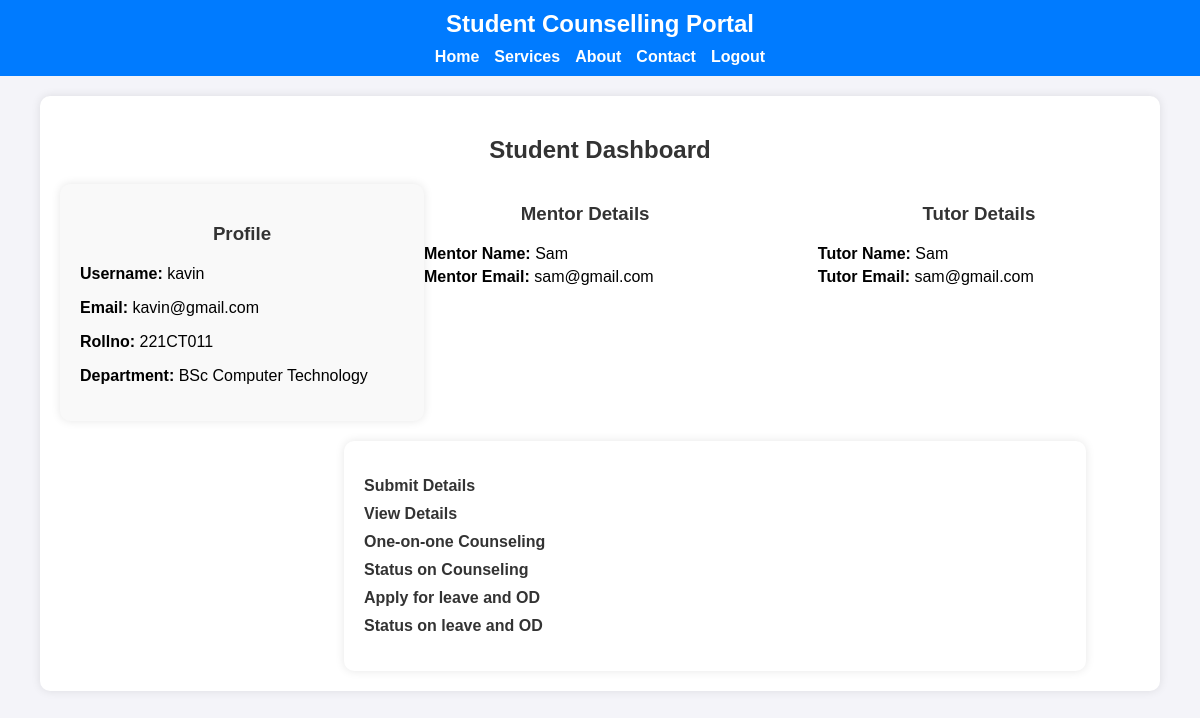
Screenshot of /student_dashboard.php (signed in) with the database file from the repository.
### tables this page shows
CREATE TABLE `users` (
  `id` int(11) NOT NULL,
  `username` varchar(50) NOT NULL,
  `email` varchar(100) NOT NULL,
  `password` varchar(255) NOT NULL,
  `user_type` enum('admin','staff','student') NOT NULL,
  `rollno` varchar(50) DEFAULT NULL,
  `programme_name` text NOT NULL DEFAULT 'BSc Computer Technology'
);

### student_dashboard.php (the view, shortened to what this page needs)
<?php
include 'db_connection.php';
$student_id = $_SESSION['student_id'];
$sql = "SELECT username, email, rollno ,programme_name FROM users WHERE id = '$student_id' AND user_type = 'student'";
$result = mysqli_query($conn, $sql);
$student = mysqli_fetch_assoc($result);
$mentor_sql = "SELECT u.username, u.email FROM staff_student_allocation ssa
               JOIN users u ON ssa.staff_id = u.id
               WHERE ssa.student_id = '$student_id' AND ssa.role = 'mentor-mentee'";
$mentor_result = mysqli_query($conn, $mentor_sql);
$mentor = mysqli_fetch_assoc($mentor_result);
$tutor_sql = "SELECT u.username, u.email FROM staff_student_allocation ssa
              JOIN users u ON ssa.staff_id = u.id
              WHERE ssa.student_id = '$student_id' AND ssa.role = 'tutor-student'";
$tutor_result = mysqli_query($conn, $tutor_sql);
$tutor = mysqli_fetch_assoc($tutor_result);
?>
<!DOCTYPE html>
<html lang="en">
<head>
    <link rel="stylesheet" href="stdDash.css">
</head>
<body>
<header>
        <h1>Student Counselling Portal</h1>
        <nav>
            <ul>
                <li><a href="#home">Home</a></li>
                <li><a href="#services">Services</a></li>
                <li><a href="#about">About</a></li>
                <li><a href="#contact">Contact</a></li>
                <li><a href="logout.php">Logout</a></li>
            </ul>
        </nav>
    </header>
    <div class="dashboard-container">
        <h2>Student Dashboard</h2>
        <div class="profile-container">
            <h3>Profile</h3>
            <p><strong>Username:</strong> <?php echo $student['username']; ?></p>
            <p><strong>Email:</strong> <?php echo $student['email']; ?></p>
            <p><strong>Rollno:</strong> <?php echo isset($student['rollno']) ? $student['rollno'] : ''; ?></p>
            <p><strong>Department:</strong> <?php echo isset($student['programme_name']) ? $student['programme_name'] : ''; ?></p>
        </div>
        <div class="details-container">
            <div class="mentor-container">
                <h3>Mentor Details</h3>
                <?php if ($mentor): ?>
                    <p><strong>Mentor Name:</strong> <?php echo $mentor['username']; ?></p>
                    <p><strong>Mentor Email:</strong> <?php echo $mentor['email']; ?></p>
                <?php else: ?>
                    <p>No mentor assigned.</p>
                <?php endif; ?>
            </div>
            <div class="tutor-container">
                <h3>Tutor Details</h3>
                <?php if ($tutor): ?>
                    <p><strong>Tutor Name:</strong> <?php echo $tutor['username']; ?></p>
                    <p><strong>Tutor Email:</strong> <?php echo $tutor['email']; ?></p>
                <?php else: ?>
                    <p>No tutor assigned.</p>
                <?php endif; ?>
            </div>
        </div>
        <div class="content-container">
            <ul>
                <li><a href="collect_details.php">Submit Details</a></li>
                <li><a href="viewStudentDetails.php?rollno=<?php echo $student['rollno']; ?>">View Details</a></li>
                <li><a href="one_on_one_counseling.php">One-on-one Counseling</a></li>
                <li><a href="statusonCounseling.php">Status on Counseling</a></li>
                <li><a href="e_leave_form.php">Apply for leave and OD</a></li>
                <li><a href="statusonleave.php">Status on leave and OD</a></li>
            </ul>
        </div>
    </div>
</body>
</html>

### stdDash.css (style rules this page uses)
body { font-family: Arial, sans-serif; margin: 0; padding: 0; background-color: #f4f4f9; }
header { background-color: #007bff; color: white; padding: 10px 20px; text-align: center; }
header h1 { margin: 0; font-size: 24px; }
header nav ul { list-style: none; padding: 0; margin: 10px 0 0; display: flex; justify-content: center; gap: 15px; }
header nav ul li { display: inline; }
header nav ul li a { color: white; text-decoration: none; font-weight: bold; }
.dashboard-container { width: 90%; margin: auto; overflow: hidden; background: #fff; padding: 20px; box-shadow: 0 0 10px rgba(0, 0, 0, 0.1); margin-top: 20px; border-radius: 10px; }
h2, h3 { text-align: center; color: #333; margin-bottom: 20px; }
.profile-container { width: 30%; float: left; background: #f9f9f9; padding: 20px; border-radius: 10px; box-shadow: 0 0 10px rgba(0, 0, 0, 0.1); }
.content-container { width: 65%; float: right; background: #fff; padding: 20px; border-radius: 10px; box-shadow: 0 0 10px rgba(0, 0, 0, 0.1); margin-top: 20px; margin-right: 5%; }
.content-container ul { list-style: none; padding: 0; }
.content-container ul li { margin-bottom: 10px; }
.content-container ul li a { color: #333f; text-decoration: none; font-weight: bold; }
a { text-decoration: none; color: inherit; }

### student_dashboard.php (style rules this page uses)
.details-container { display: flex; justify-content: space-between; }
.details-container div { width: 45%; }
.details-container p { margin: 5px 0; }

### rows the page displays
users: username "kavin", email "kavin@gmail.com", rollno "221CT011", programme_name "BSc Computer Technology"
users: username "Sam", email "sam@gmail.com"
